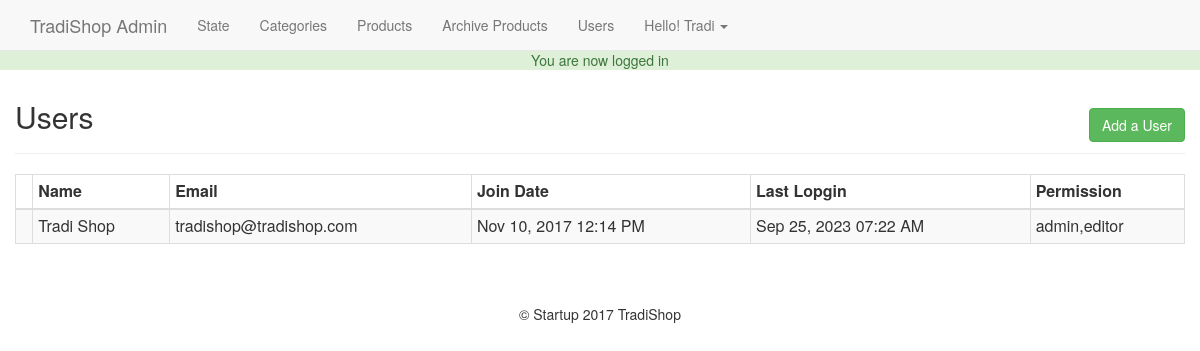
Screenshot of /admin/users.php (signed in) with the database file from the repository.
### tables this page shows
CREATE TABLE `users` (
  `id` int(11) NOT NULL,
  `full_name` varchar(255) NOT NULL,
  `email` varchar(175) NOT NULL,
  `password` varchar(255) NOT NULL,
  `join_date` datetime NOT NULL DEFAULT current_timestamp(),
  `last_login` datetime NOT NULL,
  `permission` varchar(255) NOT NULL
);

### helpers/helpers.php (called while the page is built, shortened)
<?php
function pretty_date($date){
  return date("M d, Y h:i A",strtotime($date));
}

### admin/users.php (the view, shortened to what this page needs)
<?php
  require_once '../core/init.php';
  include 'include/head.php';
  include "include/navigation.php";
  if (isset($_GET['add'])) {
    $name = ((isset($_POST['name']))?sanitize($_POST['name']):'');
    $email = ((isset($_POST['email']))?sanitize($_POST['email']):'');
    $password = ((isset($_POST['password']))?sanitize($_POST['password']):'');
    $confirm = ((isset($_POST['confirm']))?sanitize($_POST['confirm']):'');
    $permissions = ((isset($_POST['permissions']))?sanitize($_POST['permissions']):'');
    $errors = array();
    if($_POST){
      $emailQuery = $db->query("SELECT * FROM users WHERE email = '$email'");
      $emailCount = mysqli_num_rows($emailQuery);
      if($emailCount != 0){
        $errors[] = 'That email already exist in database.';
      }
      $required = array('name','email','password','confirm','permissions');
      foreach ($required as $f) {
        if(empty($_POST[$f])){
          $errors[] = 'You must fill out all fields.';
          break;
        }
      }
      if(strlen($password) < 6){
        $errors[] = 'Your password must be atleast 6 characters.';
      }
      if($password != $confirm){
        $errors[] = 'Your password did not matched.';
      }
      if(!filter_var($email, FILTER_VALIDATE_EMAIL)){
        $errors[] = 'You must enter a valid email.';
      }
      if(!empty($errors)){
        echo display_errors($errors);
      }else{
        $hashed = password_hash($password, PASSWORD_DEFAULT);
        $db->query("INSERT INTO users (full_name,email,password,permission) Values
        ('$name','$email','$hashed','$permissions')");
        $_SESSION['success_flash'] = 'User have been added';
        header('Location: users.php');
      }
    }
    ?>
    <h2 class="text-center">Add a new User</h2><hr>
    <form action="users.php?add=1" method="post">
      <div class="form-group col-md-6">
        <label for="name">Full Name:</label>
        <input type="text" name="name" id="name" class="form-control" value="<?=$name;?>">
      </div>
      <div class="form-group col-md-6">
        <label for="email">Email:</label>
        <input type="email" name="email" id="email" class="form-control" value="<?=$email;?>">
      </div>
      <div class="form-group col-md-6">
        <label for="email">Password:</label>
        <input type="password" name="password" id="password" class="form-control" value="<?=$password;?>">
      </div>
      <div class="form-group col-md-6">
        <label for="email">Confirm Password:</label>
        <input type="password" name="confirm" id="confirm" class="form-control" value="<?=$confirm;?>">
      </div>
      <div class="form-group col-md-6">
        <label for="email">Permissions:</label>
        <select class="form-control" name="permissions">
          <option value=""<?=(($permissions == '')?' selected':'');?>></option>
          <option value="editor"<?=(($permissions == 'editor')?' selected':'');?>>Editor</option>
          <option value="admin,editor"<?=(($permissions == 'admin,editor')?' selected':'');?>>Admin</option>
        </select>
      </div>
      <div class="form-group col-md-6 text-right" style="margin-top: 25px;">
        <a href="users.php" class="btn btn-default">Cancel</a>
        <input type="submit" class="btn btn-primary" value="Add User">
      </div>
    </form>
    <?php
  }else{
  $userQuery = $db->query("SELECT * FROM users ORDER BY full_name");
?>
<h2>Users</h2>
<a href="users.php?add=1" class="btn btn-success pull-right" id="add-product-btn">Add a User</a>
<hr>
<table class="table table-bordered table-striped table-condensed">
  <thead><th></th><th>Name</th><th>Email</th><th>Join Date</th><th>Last Lopgin</th><th>Permission</th></thead>
  <tbody>
    <?php while($user = mysqli_fetch_assoc($userQuery)): ?>
      <tr>
        <td>
        </td>
        <td><?=$user['full_name'];?></td>
        <td><?=$user['email'];?></td>
        <td><?=pretty_date($user['join_date']);?></td>
        <td><?=(($user['last_login'] == '0000-00-00 00:00:00')?'Never':pretty_date($user['last_login']));?></td>
        <td><?=$user['permission'];?></td>
      </tr>
    <?php endwhile;?>
  </tbody>
</table>
<?php }include 'include/footer.php'; ?>

### css/main.css (style rules this page uses)
body { padding-top: 50px; }
#add-product-btn { margin-top: -35px; }

### rows the page displays
users: full_name "Tradi Shop", email "tradishop@tradishop.com", join_date "Nov 10, 2017 12:14 PM", last_login "Sep 25, 2023 07:22 AM", permission "admin,editor"

### other values shown
$_SESSION['success_flash'] "You are now logged in"
$user_data['first'] "Tradi"
